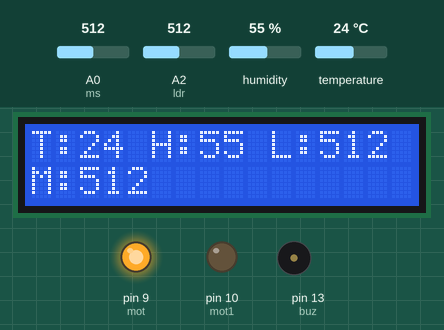
Bench run of a sketch on a simulated Arduino Uno, built with avr-gcc and run on an emulated ATmega328P. On the bench: 16×2 character LCD, output pins drawn as LEDs (lit = HIGH), buzzer (waves = sounding, pin HIGH). The test bench sets the inputs (shaded band); at power-on: humidity 55 %, A0 (ms) = 512, A2 (ldr) = 512, temperature 24 °C. The modem accepts every AT command (registered, SIM ready, sends succeed) and sends nothing else.

Above: at 16.2 s.
16.3 s: humidity set to 89 %
At 24.8 s:
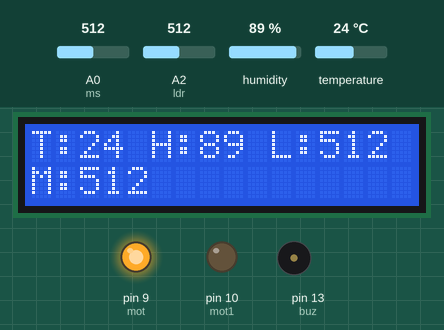
24.9 s: humidity set to 92 %
At 34.5 s:
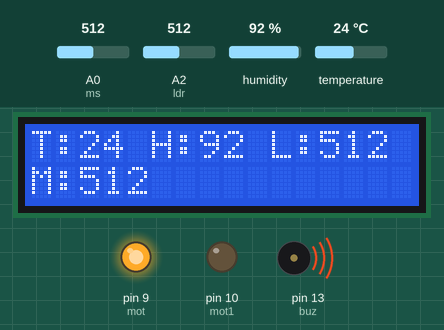
36.2 s: A0 (ms) set to 410
44.8 s: A0 (ms) set to 386
At 52.5 s:
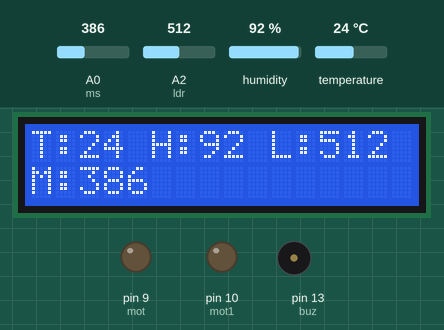
52.9 s: A2 (ldr) set to 390
61.5 s: temperature set to 12 °C
At 67.8 s:
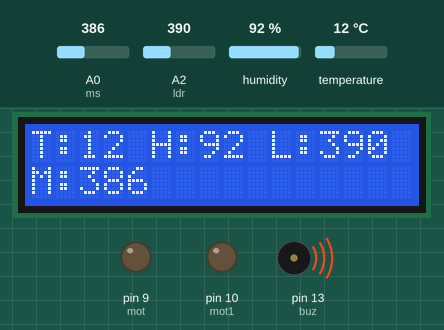
Timing chart, 0 to 69.5 s (numbered marks = the images above; inputs shaded):
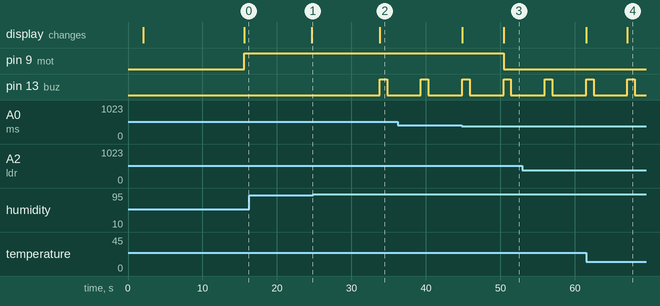

Measured:
- the behaviour switches between 90 and 91 % on humidity (found by bisection; images 1 and 2)
- the behaviour switches between 401 and 400 on A0 (ms) (found by bisection; images 2 and 3)
- after the input at 16.3 s, the display: changes after 8.4 s (image 1)
- after the input at 24.9 s, pin 13 (buz): LOW → HIGH after 8.9 s, → LOW 1.0 s later; the display: changes after 8.9 s (image 2)
- after the input at 44.8 s, pin 9 (mot): HIGH → LOW after 5.6 s; the display: first differs from a run without the input after 5.6 s (image 3)
- after the input at 61.5 s, the display: first differs from a run without the input after 5.5 s (image 4)

The sketch:

smart_agriculture.ino
```cpp
#include <LiquidCrystal.h>
const int rs =2, en =3, d4 =4, d5 =5, d6 =6, d7 =7;
LiquidCrystal lcd(rs, en, d4, d5, d6, d7);
#include <SoftwareSerial.h>
SoftwareSerial mySerial(11,12);
int mot=9;
int mot1=10;
int t,h;
int ms=A0;
int ldr=A2;
#include "DHT.h"
#define DHTPIN A1
#define DHTTYPE DHT11
DHT dht(DHTPIN, DHTTYPE);
int buz=13;
void setup() {
lcd.begin (16,2);
lcd.setCursor(4,0);
lcd.print("WELCOME:");
lcd.setCursor(0,1);
lcd.print("SMART AGRICULTURE:");
delay(2000);
lcd.clear();
mySerial.begin(115200);
dht.begin();
pinMode(buz,OUTPUT);
pinMode(ms,INPUT);
pinMode(ldr,INPUT);
pinMode(mot,OUTPUT);
pinMode(mot1,OUTPUT);
 wifi_init();
}
void loop() {
int h = dht.readHumidity();
int t = dht.readTemperature();
int mval=analogRead(ms);
//int rval=digitalRead(Rs);
int lval=analogRead(ldr);
upload_iot(t,h,mval,lval);
lcd.clear();
lcd.setCursor(0,0);
lcd.print("T:");
lcd.setCursor(2,0);
lcd.print(t);
lcd.setCursor(5,0);
lcd.print("H:");
lcd.setCursor(7,0);
lcd.print(h);
lcd.setCursor(10,0);
lcd.print("L:");
lcd.setCursor(12,0);
lcd.print(lval);
lcd.setCursor(0,1);
lcd.print("M:");
lcd.setCursor(2,1);
lcd.print(mval);
if(mval>400)
{
  digitalWrite(mot,1);
  digitalWrite(mot1,0);

}
else
{
  digitalWrite(mot,0);
  digitalWrite(mot1,0);
}
if((t>40)||(h>90)||(lval<100))
{
  digitalWrite(buz,1);
  delay(1000);
  digitalWrite(buz,0);
}
else
{
 digitalWrite(buz,0);
}
}
void wifi_init()
 {
   mySerial.println("AT+RST");
  delay(4000);
  mySerial.println("AT+CWMODE=3");
  delay(4000);
  mySerial.print("AT+CWJAP=");
  mySerial.write('"');
  mySerial.print("KVKSai"); // ssid/user name
  mySerial.write('"');
  mySerial.write(',');
  mySerial.write('"');
  mySerial.print("internet"); //password
  mySerial.write('"');
  mySerial.println();
  delay(1000);
 }
void upload_iot(int x, int y,int z,int p) //ldr copied int to - x   and gas copied into -y
{

  String cmd = "AT+CIPSTART=\"TCP\",\"";
  cmd += "184.106.153.149"; // api.thingspeak.com
  cmd += "\",80";
  mySerial.println(cmd);
  delay(1500);
 String getStr ="GET /update?api_key=02PB4Z0MX6MUSVNP&field1=";
  getStr += String(x);
  getStr +="&field2=";
  getStr += String(y);
  getStr +="&field3=";
  getStr += String(z);
  getStr +="&field4=";
  getStr += String(p);
  getStr += "\r\n\r\n";
  cmd = "AT+CIPSEND=";
  cmd += String(getStr.length());
  mySerial.println(cmd);
  delay(1500);
  mySerial.println(getStr);
  delay(1500);
}
```
